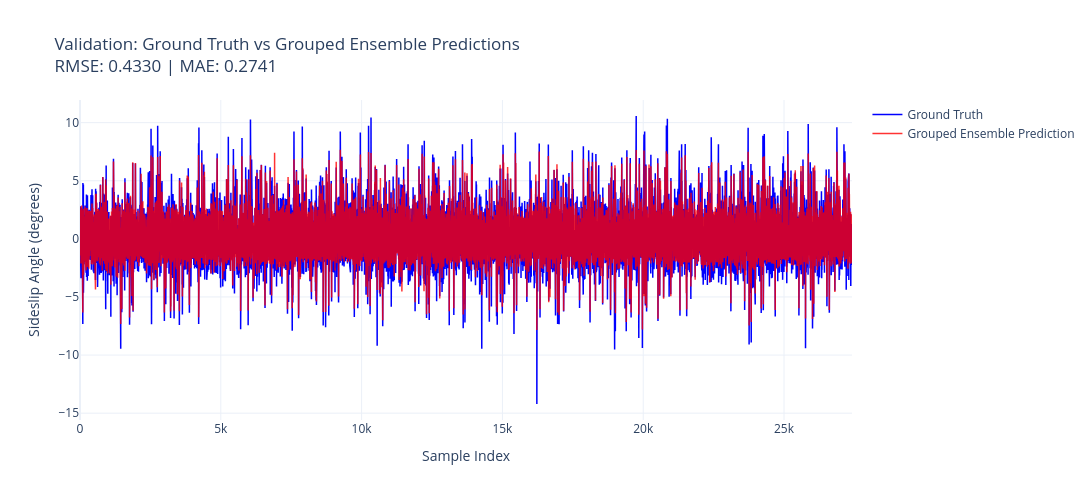

The notebook cell this image was saved under:
### Code cell
import plotly.graph_objects as go


# Convert to numpy
ensemble_preds_val = ensemble_preds
truths_val = truths

# Calculate metrics
mse_val = np.mean((ensemble_preds_val - truths_val) ** 2)
rmse_val = np.sqrt(mse_val)
mae_val = np.mean(np.abs(ensemble_preds_val - truths_val))

# Create interactive visualization
fig = go.Figure()

# Plot ground truth
fig.add_trace(go.Scatter(
    y=truths_val,
    mode='lines',
    name='Ground Truth',
    line=dict(color='blue', width=1.5),
))

# Plot predictions
fig.add_trace(go.Scatter(
    y=ensemble_preds_val.flatten(),
    mode='lines',
    name='Grouped Ensemble Prediction',
    line=dict(color='red', width=1.5),
    opacity=0.8,
))

# Update layout
fig.update_layout(
    title=f'Validation: Ground Truth vs Grouped Ensemble Predictions<br>RMSE: {rmse_val:.4f} | MAE: {mae_val:.4f}',
    xaxis_title='Sample Index',
    yaxis_title='Sideslip Angle (degrees)',
    width=1200,
    height=500,
    hovermode='x unified',
    template='plotly_white',
)

fig.show()

print(f"\n📊 Validation Performance:")
print(f"   RMSE: {rmse_val:.4f}")
print(f"   MAE:  {mae_val:.4f}")
print(f"   Total samples: {len(truths_val)}")

### Figure 1 — Plotly figure (JSON) as saved in the notebook; plotly's stock layout.template omitted (floating-point values rounded to 4 significant figures; data arrays with more than 128 entries replaced by an {"elided": "..."} marker saying what was removed)
{"data": [{"line": {"color": "blue", "width": 1.5}, "mode": "lines", "name": "Ground Truth", "type": "scatter", "y": {"elided": "27415 float values"}}, {"line": {"color": "red", "width": 1.5}, "mode": "lines", "name": "Grouped Ensemble Prediction", "opacity": 0.8, "type": "scatter", "y": {"elided": "27415 float values"}}], "layout": {"height": 500, "hovermode": "x unified", "title": {"text": "Validation: Ground Truth vs Grouped Ensemble Predictions<br>RMSE: 0.4330 | MAE: 0.2741"}, "width": 1200, "xaxis": {"title": {"text": "Sample Index"}}, "yaxis": {"title": {"text": "Sideslip Angle (degrees)"}}}}
